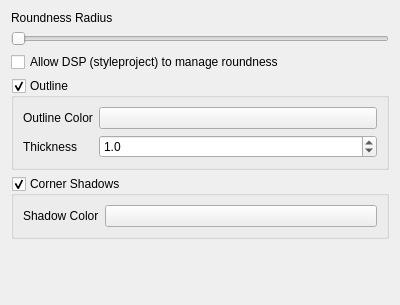
<?xml version="1.0" encoding="UTF-8"?>
<ui version="4.0">
 <class>Form</class>
 <widget class="QWidget" name="Form">
  <property name="geometry">
   <rect>
    <x>0</x>
    <y>0</y>
    <width>400</width>
    <height>305</height>
   </rect>
  </property>
  <property name="windowTitle">
   <string>Form</string>
  </property>
  <layout class="QGridLayout" name="gridLayout">
   <item row="0" column="0">
    <layout class="QVBoxLayout" name="verticalLayout">
     <item>
      <widget class="QLabel" name="label">
       <property name="text">
        <string>Roundness Radius</string>
       </property>
      </widget>
     </item>
     <item>
      <widget class="QSlider" name="roundness">
       <property name="minimum">
        <number>1</number>
       </property>
       <property name="maximum">
        <number>64</number>
       </property>
       <property name="pageStep">
        <number>1</number>
       </property>
       <property name="orientation">
        <enum>Qt::Horizontal</enum>
       </property>
      </widget>
     </item>
     <item>
      <widget class="QCheckBox" name="dsp">
       <property name="text">
        <string>Allow DSP (styleproject) to manage roundness</string>
       </property>
      </widget>
     </item>
     <item>
      <widget class="QGroupBox" name="drawOutlineEnabled">
       <property name="title">
        <string>Outline</string>
       </property>
       <property name="flat">
        <bool>false</bool>
       </property>
       <property name="checkable">
        <bool>true</bool>
       </property>
       <layout class="QVBoxLayout" name="verticalLayout_2">
        <item>
         <layout class="QFormLayout" name="formLayout">
          <property name="formAlignment">
           <set>Qt::AlignHCenter|Qt::AlignTop</set>
          </property>
          <item row="0" column="0">
           <widget class="QLabel" name="outlineColorLabel">
            <property name="text">
             <string>Outline Color</string>
            </property>
           </widget>
          </item>
          <item row="1" column="0">
           <widget class="QLabel" name="thicknessLabel">
            <property name="text">
             <string>Thickness</string>
            </property>
           </widget>
          </item>
          <item row="1" column="1">
           <widget class="QDoubleSpinBox" name="outlineThickness">
            <property name="decimals">
             <number>1</number>
            </property>
            <property name="minimum">
             <double>0.500000000000000</double>
            </property>
            <property name="maximum">
             <double>10.000000000000000</double>
            </property>
            <property name="singleStep">
             <double>0.500000000000000</double>
            </property>
            <property name="value">
             <double>1.000000000000000</double>
            </property>
           </widget>
          </item>
          <item row="0" column="1">
           <widget class="KColorButton" name="outlineColor">
            <property name="alphaChannelEnabled">
             <bool>true</bool>
            </property>
           </widget>
          </item>
         </layout>
        </item>
       </layout>
      </widget>
     </item>
     <item>
      <widget class="QGroupBox" name="drawShadowEnabled">
       <property name="title">
        <string>Corner Shadows</string>
       </property>
       <property name="checkable">
        <bool>true</bool>
       </property>
       <layout class="QHBoxLayout" name="horizontalLayout">
        <item>
         <layout class="QFormLayout" name="formLayout_2">
          <property name="formAlignment">
           <set>Qt::AlignHCenter|Qt::AlignTop</set>
          </property>
          <item row="0" column="0">
           <widget class="QLabel" name="shadowColorLabel">
            <property name="text">
             <string>Shadow Color</string>
            </property>
           </widget>
          </item>
          <item row="0" column="1">
           <widget class="KColorButton" name="shadowColor"/>
          </item>
         </layout>
        </item>
       </layout>
      </widget>
     </item>
    </layout>
   </item>
   <item row="1" column="0">
    <spacer name="verticalSpacer">
     <property name="orientation">
      <enum>Qt::Vertical</enum>
     </property>
     <property name="sizeHint" stdset="0">
      <size>
       <width>20</width>
       <height>40</height>
      </size>
     </property>
    </spacer>
   </item>
  </layout>
 </widget>
 <customwidgets>
  <customwidget>
   <class>KColorButton</class>
   <extends>QPushButton</extends>
   <header>kcolorbutton.h</header>
  </customwidget>
 </customwidgets>
 <resources/>
 <connections/>
</ui>
